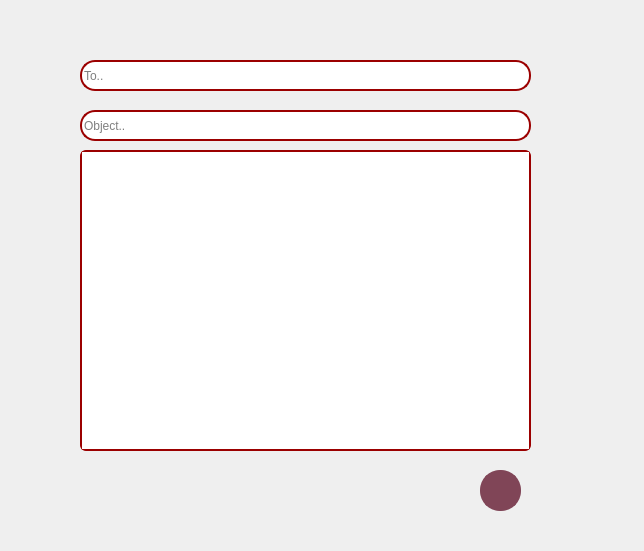
<?xml version="1.0" encoding="UTF-8"?>
<ui version="4.0">
 <class>mail_amendes</class>
 <widget class="QDialog" name="mail_amendes">
  <property name="geometry">
   <rect>
    <x>0</x>
    <y>0</y>
    <width>644</width>
    <height>551</height>
   </rect>
  </property>
  <property name="windowTitle">
   <string>Financial Penalty Mail</string>
  </property>
  <widget class="QLineEdit" name="Object">
   <property name="geometry">
    <rect>
     <x>80</x>
     <y>110</y>
     <width>451</width>
     <height>31</height>
    </rect>
   </property>
   <property name="styleSheet">
    <string notr="true">QLineEdit{
border: 2px solid;
border-color: #9B0000;
border-radius: 15px;
}</string>
   </property>
   <property name="placeholderText">
    <string>Object..</string>
   </property>
  </widget>
  <widget class="QPlainTextEdit" name="body">
   <property name="geometry">
    <rect>
     <x>80</x>
     <y>150</y>
     <width>451</width>
     <height>301</height>
    </rect>
   </property>
   <property name="styleSheet">
    <string notr="true">QPlainTextEdit{
border: 2px solid;
border-color: #9B0000;
border-radius: 6px;
}</string>
   </property>
   <property name="frameShadow">
    <enum>QFrame::Plain</enum>
   </property>
   <property name="plainText">
    <string/>
   </property>
  </widget>
  <widget class="QPushButton" name="SEND">
   <property name="geometry">
    <rect>
     <x>480</x>
     <y>470</y>
     <width>41</width>
     <height>41</height>
    </rect>
   </property>
   <property name="styleSheet">
    <string notr="true">QPushButton {
border: 2px solid  #804557;
background-color:  #804557;
border-radius: 20px;
}

QPushButton:hover {
  background-color: #a56374; 
  border-color: #a56374;
}

QPushButton:pressed {
  background-color: #5b2e3c; 
  border-color: #5b2e3c; 
}</string>
   </property>
   <property name="text">
    <string/>
   </property>
   <property name="icon">
    <iconset resource="ressources.qrc">
     <normaloff>:/new/prefix1/gfx/envoyer.png</normaloff>:/new/prefix1/gfx/envoyer.png</iconset>
   </property>
   <property name="iconSize">
    <size>
     <width>25</width>
     <height>25</height>
    </size>
   </property>
   <property name="checkable">
    <bool>false</bool>
   </property>
  </widget>
  <widget class="QLineEdit" name="recepient">
   <property name="geometry">
    <rect>
     <x>80</x>
     <y>60</y>
     <width>451</width>
     <height>31</height>
    </rect>
   </property>
   <property name="styleSheet">
    <string notr="true">QLineEdit{
border: 2px solid;
border-color: #9B0000;
border-radius: 15px;
}</string>
   </property>
   <property name="placeholderText">
    <string>To..</string>
   </property>
  </widget>
  <widget class="QLabel" name="label">
   <property name="geometry">
    <rect>
     <x>110</x>
     <y>170</y>
     <width>371</width>
     <height>281</height>
    </rect>
   </property>
   <property name="text">
    <string/>
   </property>
   <property name="pixmap">
    <pixmap resource="ressources.qrc">:/new/prefix1/gfx/3459557 (1).png</pixmap>
   </property>
   <property name="scaledContents">
    <bool>true</bool>
   </property>
  </widget>
 </widget>
 <resources>
  <include location="ressources.qrc"/>
 </resources>
 <connections/>
</ui>
